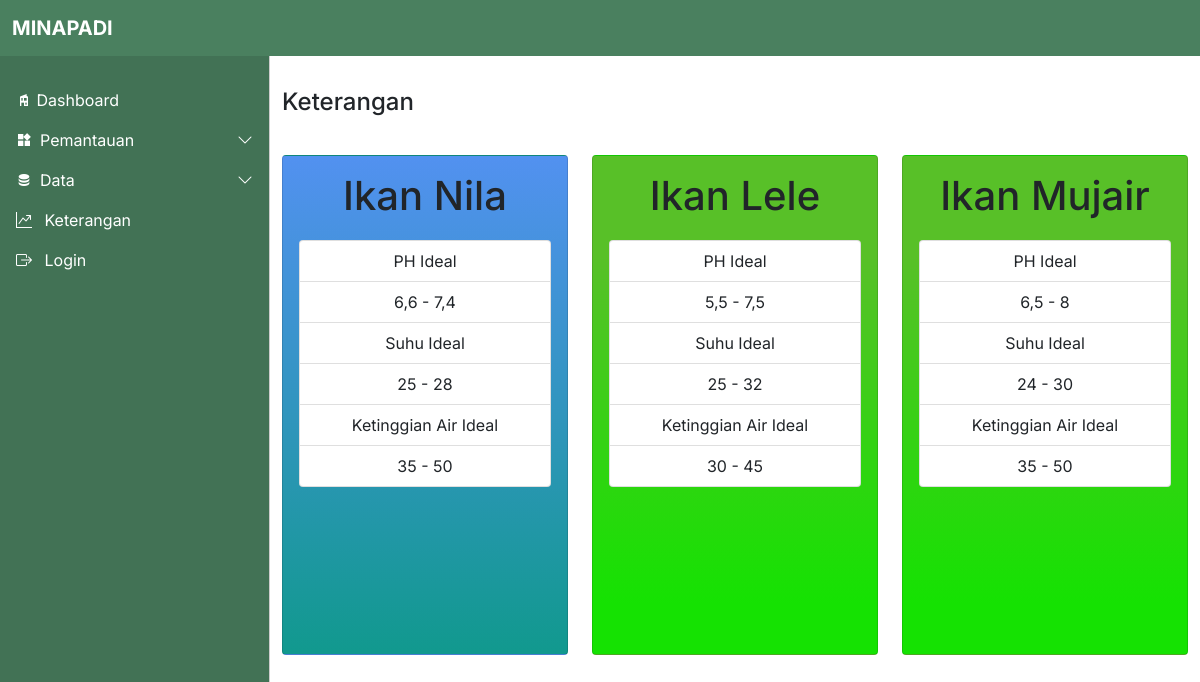
Page /keterangan.php on the committed database.
### tables this page shows
CREATE TABLE `tb_set_poin` (
  `id_ikan` int(20) NOT NULL,
  `nama_ikan` varchar(255) NOT NULL,
  `ph` varchar(255) NOT NULL,
  `suhu` varchar(255) NOT NULL,
  `ketinggian_air` varchar(255) NOT NULL,
  `waktu_input` datetime NOT NULL
);

### keterangan.php (the view, shortened to what this page needs)
<?php
include "login/fungsi.php";
?>
<!DOCTYPE html>
<html lang="en">
<head>
    <link rel="stylesheet" href="css/bootstrap.min.css" />
    <link rel="stylesheet" href="https://cdn.jsdelivr.net/npm/bootstrap-icons@1.4.1/font/bootstrap-icons.css" />
    <link rel="stylesheet" href="css/dataTables.bootstrap5.min.css" />
    <link rel="stylesheet" href="css/style.css" />
    <link rel="stylesheet" href="mdi-font/css/material-design-iconic-font.css">
    <link rel="stylesheet" href="mdi/css/materialdesignicons.css">
    <link rel="stylesheet" href="mdi/css/materialdesignicons.min.css">
    <link rel="stylesheet" href="mdi-font/css/material-design-iconic-font.min.css">
    <link rel="stylesheet" href="https://cdn.jsdelivr.net/npm/@mdi/font@6.4.95/css/materialdesignicons.min.css">
</head>
<body>
    <nav class="navbar navbar-expand-lg navbar-light fixed-top">
        <div class="container-fluid">
            <a class="navbar-brand me-auto ms-lg-0 ms-3 text-uppercase fw-bold" href="#" style="color: white;">MINAPADI</a>
        </div>
    </nav>
    <div class="offcanvas offcanvas-start sidebar-nav" tabindex="-1" id="sidebar">
    <div class="offcanvas-body p-0">
      <nav class="navbar-light">
        <ul class="navbar-nav">
          <br>
          <li>
            <a href="index.php" class="side nav-link px-3 active">
              <span class="mdi mdi-home-modern mdi-light"></span>
              <span class="side">Dashboard</span>
            </a>
          </li>
          <li>
            <a class="side nav-link px-3 sidebar-link" data-bs-toggle="collapse" href="#llayouts">
              <span class="side me-2"><i class="mdi mdi-widgets"></i></span>
              <span class="side">Pemantauan</span>
              <span class="side ms-auto">
                <span class="side right-icon">
                  <i class="side bi bi-chevron-down"></i>
                </span>
              </span>
            </a>
          </li>
          <li>
            <a class="side nav-link px-3 sidebar-link" data-bs-toggle="collapse" href="#layouts">
              <span class="side me-2"><i class="mdi mdi-database"></i></span>
              <span class="side">Data</span>
              <span class="side ms-auto">
                <span class="side right-icon">
                  <i class="side bi bi-chevron-down"></i>
                </span>
              </span>
            </a>
          </li>
          <li>
            <a href="keterangan.php" class="side nav-link px-3">
              <span class="side me-2"><i class="side bi bi-graph-up"></i></span>
              <span class="side">Keterangan</span>
            </a>
            <a href="login/login.php" class="side nav-link px-3">
              <span class="side me-2"><i class="side bi bi-box-arrow-right"></i></span>
              <span class="side">Login</span>
            </a>
          </li>
        </ul>
      </nav>
    </div>
  </div>
    <main class="mt-5 pt-3">
        <div class="container-fluid">
            <div class="row">
                <div class="col-md-12" style="margin-bottom: 30px;">
                        <br>
                    <h4>Keterangan</h4>
                </div>
            </div>
            <div class="row">
                <div class="col">
                    <div class="card text-center overview-item--c2" style="height: 500px;">
                        <div class="card-body">
                            <h1 class="card-title" style="margin-bottom: 20px;">Ikan Nila</h1>
                            <ul class="list-group">
                                <li class="list-group-item">PH Ideal</li>
                                <li class="list-group-item">
                                    <?php $result = mysqli_query($conn, "SELECT * FROM tb_set_poin WHERE id_ikan = 1"); ?>
                                    <?php foreach ($result as $row) : ?>
                                        <?= $row['ph']; ?>
                                    <?php endforeach;
                                    ?>
                                </li>
                                <li class="list-group-item">Suhu Ideal</li>
                                <li class="list-group-item">
                                    <?php $result = mysqli_query($conn, "SELECT * FROM tb_set_poin WHERE id_ikan = 1"); ?>
                                    <?php foreach ($result as $row) : ?>
                                        <?= $row['suhu']; ?>
                                    <?php endforeach;
                                    ?>
                                </li>
                                <li class="list-group-item">Ketinggian Air Ideal</li>
                                <li class="list-group-item">
                                    <?php $result = mysqli_query($conn, "SELECT * FROM tb_set_poin WHERE id_ikan = 1"); ?>
                                    <?php foreach ($result as $row) : ?>
                                        <?= $row['ketinggian_air']; ?>
                                    <?php endforeach;
                                    ?>
                                </li>
                            </ul>
                        </div>
                    </div>
                </div>
                <div class="col">
                    <div class="card text-center overview-item--c3" style="height: 500px;">
                        <div class="card-body">
                            <h1 class="card-title" style="margin-bottom: 20px;">Ikan Lele</h1>
                            <ul class="list-group">
                            <li class="list-group-item">PH Ideal</li>
                                <li class="list-group-item">
                                    <?php $result = mysqli_query($conn, "SELECT * FROM tb_set_poin WHERE id_ikan = 2"); ?>
                                    <?php foreach ($result as $row) : ?>
                                        <?= $row['ph']; ?>
                                    <?php endforeach;
                                    ?>
                                </li>
                                <li class="list-group-item">Suhu Ideal</li>
                                <li class="list-group-item">
                                    <?php $result = mysqli_query($conn, "SELECT * FROM tb_set_poin WHERE id_ikan = 2"); ?>
                                    <?php foreach ($result as $row) : ?>
                                        <?= $row['suhu']; ?>
                                    <?php endforeach;
                                    ?>
                                </li>
                                <li class="list-group-item">Ketinggian Air Ideal</li>
                                <li class="list-group-item">
                                    <?php $result = mysqli_query($conn, "SELECT * FROM tb_set_poin WHERE id_ikan = 2"); ?>
                                    <?php foreach ($result as $row) : ?>
                                        <?= $row['ketinggian_air']; ?>
                                    <?php endforeach;
                                    ?>
                                </li>
                            </ul>
                        </div>
                    </div>
                </div>
                <div class="col">
                    <div class="card text-center overview-item--c3" style="height: 500px;">
                        <div class="card-body">
                            <h1 class="card-title" style="margin-bottom: 20px;">Ikan Mujair</h1>
                            <ul class="list-group">
                            <li class="list-group-item">PH Ideal</li>
                                <li class="list-group-item">
                                    <?php $result = mysqli_query($conn, "SELECT * FROM tb_set_poin WHERE id_ikan = 3"); ?>
                                    <?php foreach ($result as $row) : ?>
                                        <?= $row['ph']; ?>
                                    <?php endforeach;
                                    ?>
                                </li>
                                <li class="list-group-item">Suhu Ideal</li>
                                <li class="list-group-item">
                                    <?php $result = mysqli_query($conn, "SELECT * FROM tb_set_poin WHERE id_ikan = 3"); ?>
                                    <?php foreach ($result as $row) : ?>
                                        <?= $row['suhu']; ?>
                                    <?php endforeach;
                                    ?>
                                </li>
                                <li class="list-group-item">Ketinggian Air Ideal</li>
                                <li class="list-group-item">
                                    <?php $result = mysqli_query($conn, "SELECT * FROM tb_set_poin WHERE id_ikan = 3"); ?>
                                    <?php foreach ($result as $row) : ?>
                                        <?= $row['ketinggian_air']; ?>
                                    <?php endforeach;
                                    ?>
                                </li>
                            </ul>
                        </div>
                    </div>
                </div>
            </div>
        </div>
    </main>
</body>
</html>

### css/style.css (style rules this page uses)
body, button { font-family: "Inter", sans-serif; }
:root { --offcanvas-width: 270px; --topNavbarHeight: 56px; }
.sidebar-nav { width: var(--offcanvas-width); background-color: #427255; }
.sidebar-link { display: flex; align-items: center; }
.sidebar-link .right-icon { display: inline-flex; }
.side, #side { color: white; }
.navbar { background-color: #4a805f; }
.overview-item--c2 { background-image: -webkit-linear-gradient(90deg, #11998e 0%, #5291f0 100%); }
.overview-item--c3 { background-image: -webkit-linear-gradient(90deg, #15e202 10%, #58c028 80%); }
@media (min-width: 992px) { body { overflow: auto !important; } }
@media (min-width: 992px) { main { margin-left: var(--offcanvas-width); } }
@media (min-width: 992px) { .sidebar-nav { -webkit-transform: none; transform: none; visibility: visible !important; height: calc(100% - var(--topNavbarHeight)); top: var(--topNavbarHeight); } }

### rows in the picture
tb_set_poin: ph "6,6 - 7,4", suhu "25 - 28", ketinggian_air "35 - 50"
tb_set_poin: ph "5,5 - 7,5", suhu "25 - 32", ketinggian_air "30 - 45"
tb_set_poin: ph "6,5 - 8", suhu "24 - 30", ketinggian_air "35 - 50"
